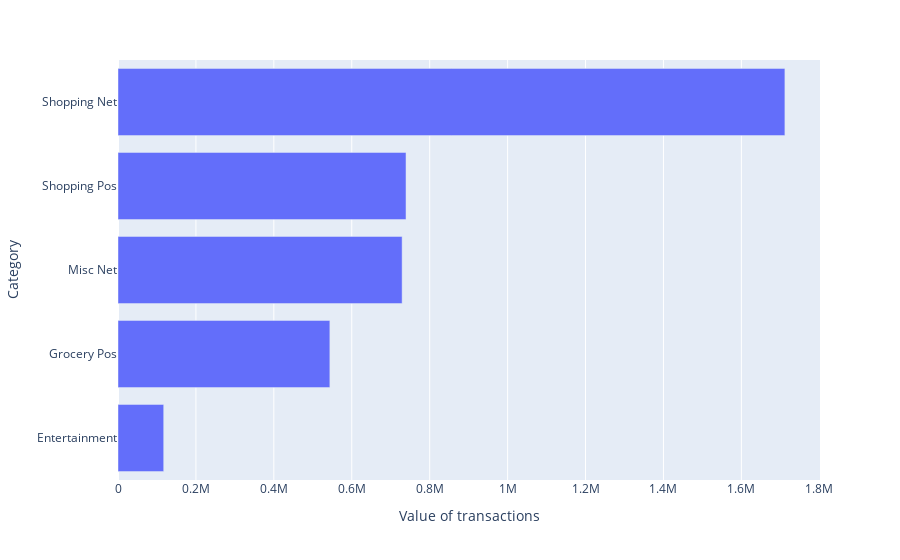

Source (notebook cell):
### Code cell
fig = px.bar(
    df_,
    y="category",
    x="amount(usd)",
    labels={"category": "Category", "amount(usd)": "Value of transactions"},
    hover_data={"amount(usd)": ":.0f"},
)

fig.update_layout(
    yaxis=dict(autorange="reversed"),
)

"""    font=dict(size=28),  # Increase text size for all labels and text
    legend=dict(
        font=dict(size=18),  # Increase legend font size
    ),
    hoverlabel=dict(
        font_size=16,  # Increase hover label font size
    ),"""


fig.update_traces(hovertemplate="$ %{value}")

fig.show()

### Figure 1 — Plotly figure (JSON) as saved in the notebook; plotly's stock layout.template omitted (floating-point values rounded to 4 significant figures)
{"data": [{"alignmentgroup": "True", "hovertemplate": "$ %{value}", "legendgroup": "", "marker": {"color": "#636efa", "pattern": {"shape": ""}}, "name": "", "offsetgroup": "", "orientation": "h", "showlegend": false, "textposition": "auto", "type": "bar", "x": [1712000.0, 739200.0, 729300.0, 543800.0, 117300.0], "xaxis": "x", "y": ["Shopping Net", "Shopping Pos", "Misc Net", "Grocery Pos", "Entertainment"], "yaxis": "y"}], "layout": {"barmode": "relative", "legend": {"tracegroupgap": 0}, "margin": {"t": 60}, "xaxis": {"anchor": "y", "domain": [0, 1], "title": {"text": "Value of transactions"}}, "yaxis": {"anchor": "x", "autorange": "reversed", "domain": [0, 1], "title": {"text": "Category"}}}}
